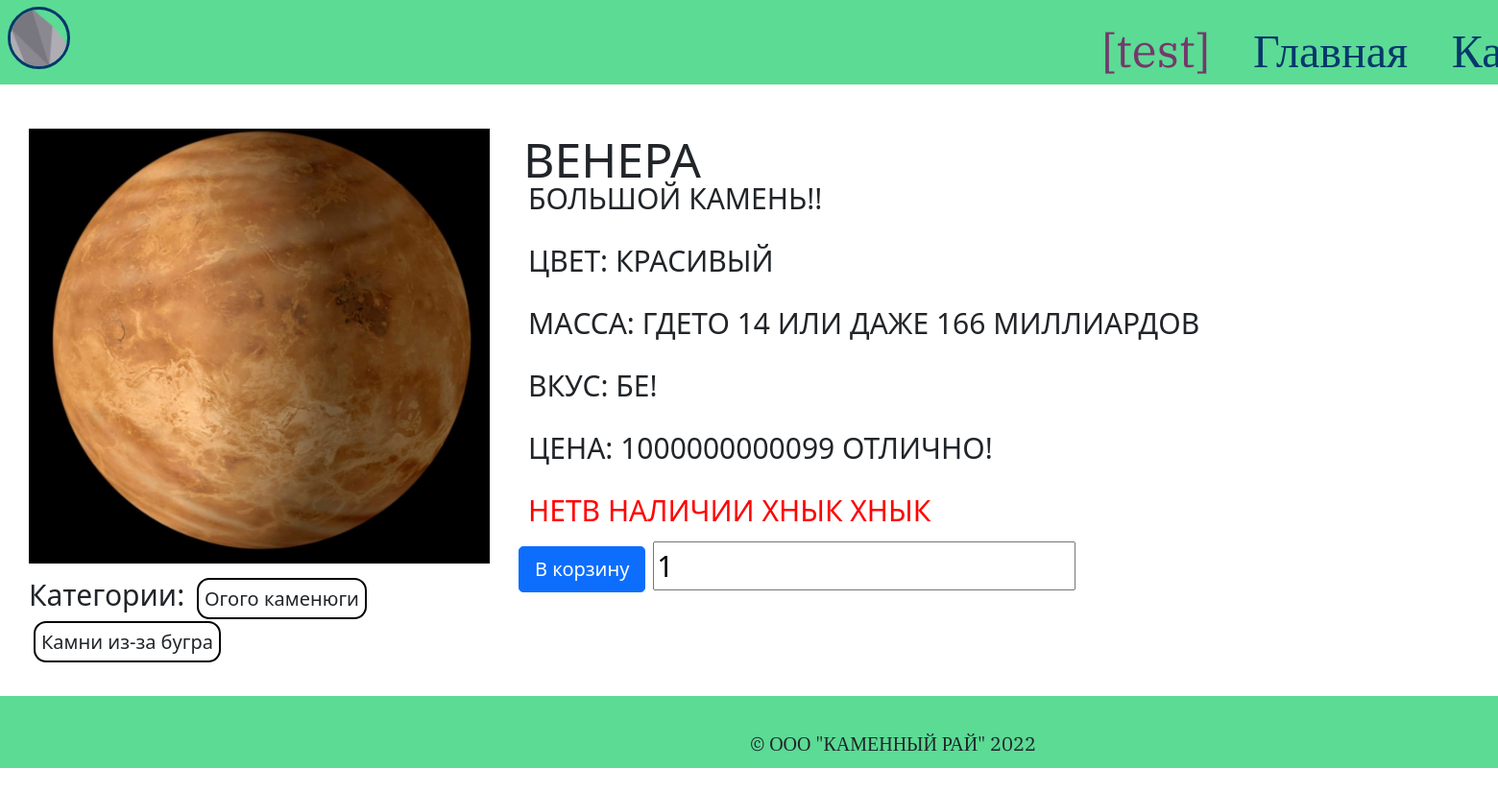
Page /item/4 (signed in) on the committed database.
### orm.py (models this page shows, shortened)
class Items(db.Model):
    id = db.Column(db.Integer, primary_key=True)
    name = db.Column(db.String(80), nullable=False)
    cost = db.Column(db.Integer)
    count = db.Column(db.Integer)
    image = db.Column(db.String(80))
    desc = db.Column(db.String(200))
    color = db.Column(db.String(80))
    mass = db.Column(db.String(80))
    taste = db.Column(db.String(80))
    cost_text = db.Column(db.String(80))
    categories = db.relationship('Categories', secondary=Item_Categories, backref=db.backref('Items', lazy=False))

class Categories(db.Model):
    id = db.Column(db.Integer, primary_key=True)
    name = db.Column(db.String(80), unique=True, nullable=False)

### flaskpy.py (the view, shortened to what this page needs)
@app.route('/item/<item_id>', methods=['GET', 'POST'])
def show_item(item_id):
    item_id = escape(item_id)
    return render_template("item.html", item=Items.query.filter_by(id=item_id).one(), categories=Items.query.filter_by(id=item_id).one().categories, all_categories=Categories.query.all())

### templates/item.html (shortened to what this page needs)
{% extends "base.html" %}
{% block head %}
    {{ super() }}
        <link href="https://cdn.jsdelivr.net/npm/bootstrap@5.1.3/dist/css/bootstrap.min.css" rel="stylesheet">
        <link rel="stylesheet" type="text/css" href="{{ url_for('static', filename='css_catalog_item.css') }}">
{% endblock %}
{% block content %}
    <div class="item">
        <div class="left">
            <img src="{{ url_for('static', filename='/pictures/' + item.image) }}"/>
            <div>Категории:
                {% for c in categories %}
                        <form method="post" class="cats" style='display:inline;'>
                            <span>{{c.name}}
                            </span>
                        </form>
                {% endfor %}
            </div>
        </div>
        <div class="right">
            <div class="title">{{item.name}}</div>
            <div> {{item.desc}}!</div>
            <div> ЦВЕТ: {{item.color}}</div>
            <div> МАССА: {{item.mass}}</div>
            <div> ВКУС: {{item.taste}}</div>
            <div> ЦЕНА: {{item.cost}} {{item.cost_text}}</div>
            {% if item.count==0 %}
                <div class="no"> НЕТВ НАЛИЧИИ ХНЫК ХНЫК</div>
            {% endif %}
            <form method="post">
                <input type="submit" class="btn btn-primary btn-lg" name="buy" value="В корзину" />
                <input type="text" class="quantity" value="1" name="count">
            </form>
        </div>
    </div>
{% endblock %}

### static/css.css (style rules this page uses)
html { height: 100%; font-family: 'Arial Black'; }
body { margin:0; min-height: 100%; display: grid; grid-template-rows: auto 1fr auto; background-color: #EDF5E1; }

### static/css_catalog_item.css (style rules this page uses)
.item div.right { display: inline-block; height: 500px; grid-column: 2; }
.item div.left { grid-column: 1; }
.item img { border: 10px transparent solid; float: left; width: 500px }
.item { padding: 10px; font-size: 30px; display: grid; }
.item div { padding: 10px; font-size: 30px; }
.item div.title { padding: 5px; height: 50px; width:1300px; font-size: 50px; }
.no { color: #FF0000; }
.cats { white-space: nowrap; padding: 6px; margin: 5px; font-size: 20px; border: black solid 2px; border-radius: 13px; }

### rows in the picture
Items: image (picture), name "ВЕНЕРА", desc "БОЛЬШОЙ КАМЕНЬ!", color "КРАСИВЫЙ", mass "ГДЕТО 14 ИЛИ ДАЖЕ 166 МИЛЛИАРДОВ", taste "БЕ!", cost "1000000000099", cost_text "ОТЛИЧНО!"
Categories: name "Огого каменюги"
Categories: name "Камни из-за бугра"

### other values in the picture
{{ session['name'] }} "test"
